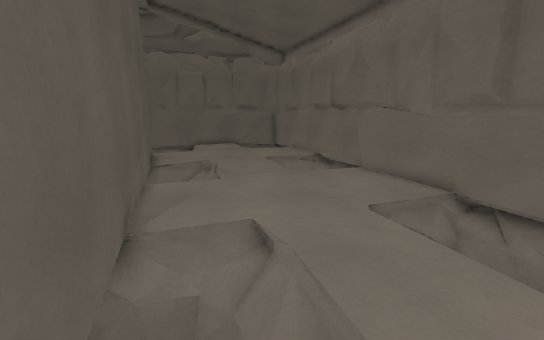
View 1 (above)

16 first-person views from a walk through a 3-D level made in the Godot game engine. The camera is 1.4 m above the floor, tilts 12° down and sees 90° across. The floor is counted in squares, 0.5 m on a side. Each view is taken from the middle of a square. On the plan, view 1 faces up. The plan holds only what a view shows up to about 19 squares ahead; the rest is blank. The place goes on beyond the plan. Characters and animated objects are left out.

View 2
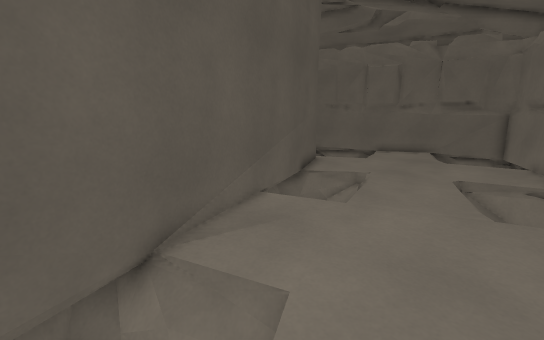

View 3
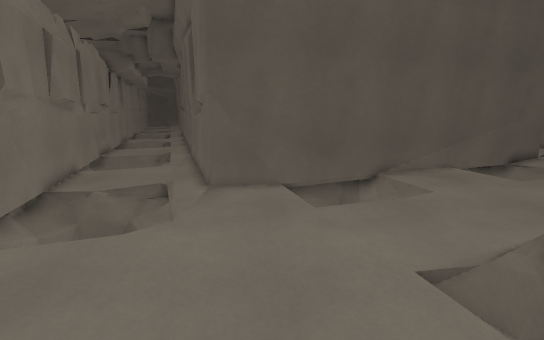

View 4
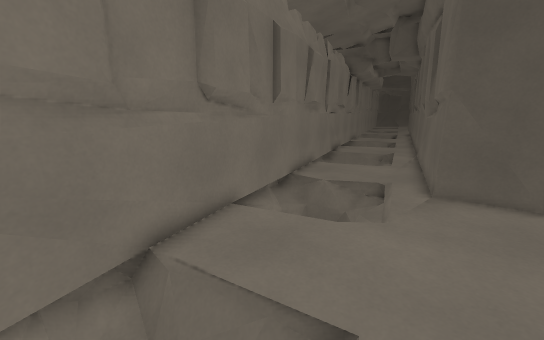

View 5
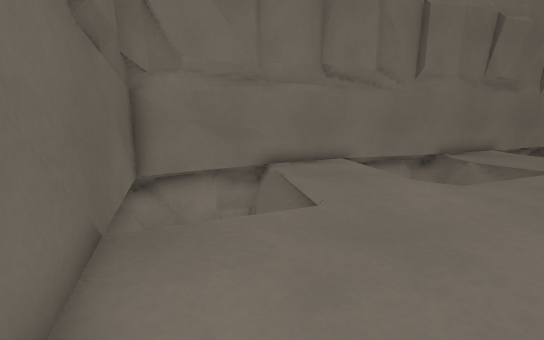

View 6
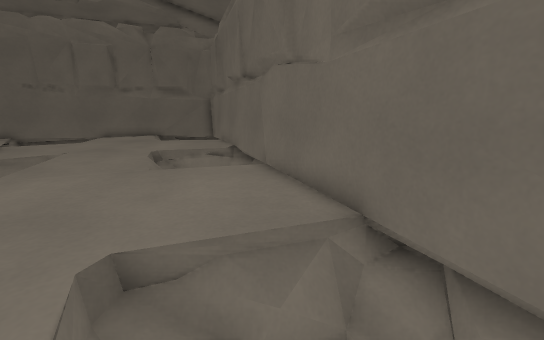

View 7
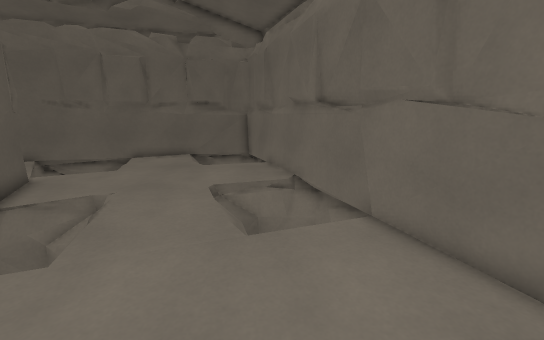

View 8
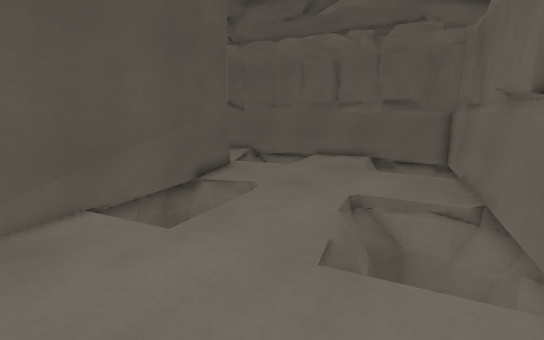

View 9
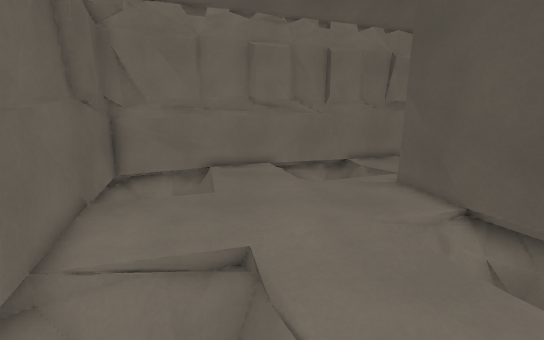

View 10
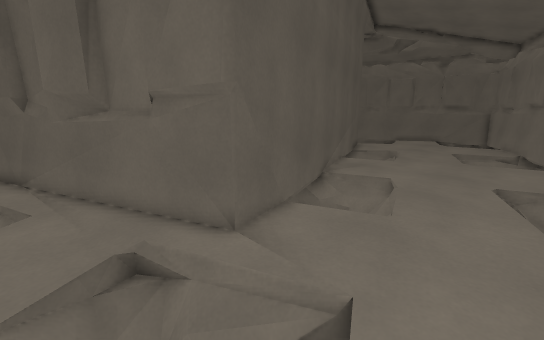

View 11
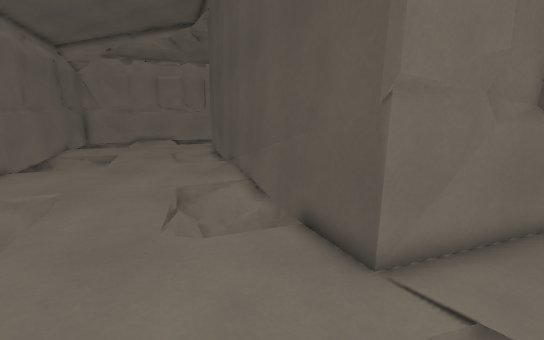

View 12
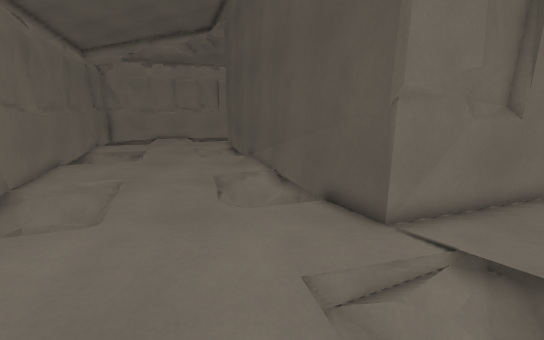

View 13
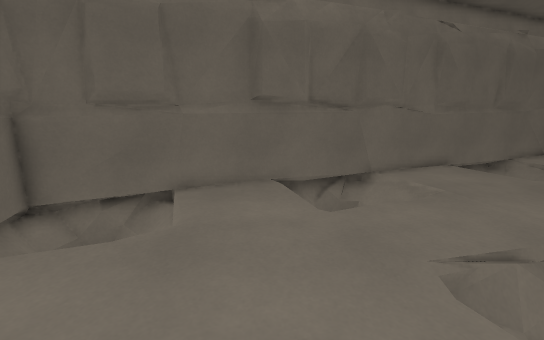

View 14
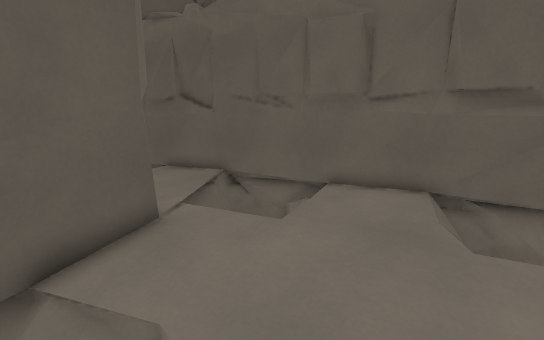

View 15
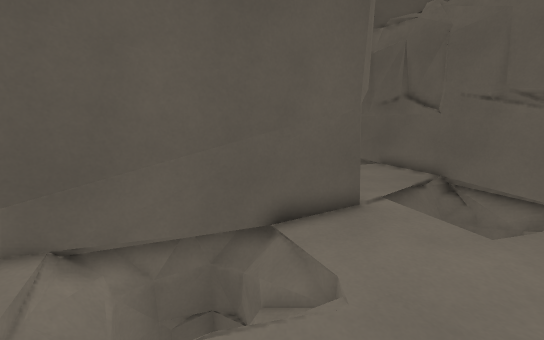

View 16
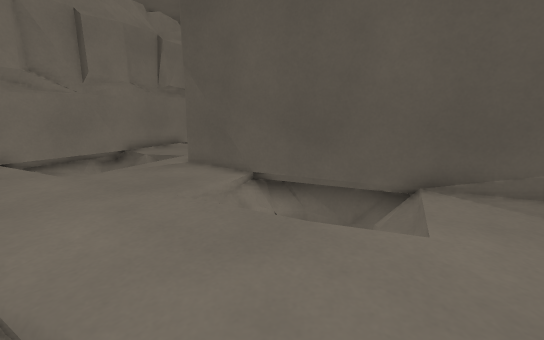

### Floor plan
Key: @ floor where view 1 was taken; # wall or solid block; . main floor; - floor 0.25 m lower than the main floor; _ floor 0.5 m lower than the main floor; / step, stairs or slope; = window, fence, low wall or low ledge; v drop or lower ground.
Columns run from 11 left of view 1 to 11 right of it. Each row starts with its distance up from view 1.
 27           ##v
 26         ####v
 25      ####v v#
 24   ####...   #v
 23 ###v ..../ v/#
 22 #v   ....///.#
 21  v   /.......#v
 20  =vv_/........#
 19   //..........#v
 18   ./.......//-##
 17 ####......./_vv#v
 16 v   v.//....v  #v
 15    v#v//....-vv##
 14    v#v v..../__-#
 13     v# v-...//..#
 12     v#vv_........#
 11     v-#//........#
 10      v#..........#v
  9       #.........//#v
  8        #......//vv#v
  7        #......./  vv
  6        v#//....-v  #v
  5       v-#vv-...//v/#v
  4        v# vv....//.#v
  3        v#v  -.......#
  2         -#v-........#
  1         v#...........#
  0           #@...../// #
 -1           #....../   #v
 -2        v###..-..../  v#
 -3     v###..--_ ....-vvv#
 -4  v###....._v  -...####v
 -5 ##...-....-v   .###vv
 -6  .-   .....vv###v
 -7       ....####v
 -8        ###vv

Positions as (right, up) in squares from view 1, and headings:
1: (0, 0), facing up
2: (2, 4), facing up-left
3: (9, 1), facing left
4: (9, 1), facing down-left
5: (7, 5), facing down
6: (5, 5), facing up
7: (2, 7), facing up
8: (4, 9), facing up-left
9: (4, 9), facing down
10: (4, -5), facing up-left
11: (-6, 22), facing down
12: (-5, 24), facing down
13: (-8, 19), facing right
14: (-1, 15), facing up-left
15: (0, 15), facing left
16: (4, 8), facing down-left
